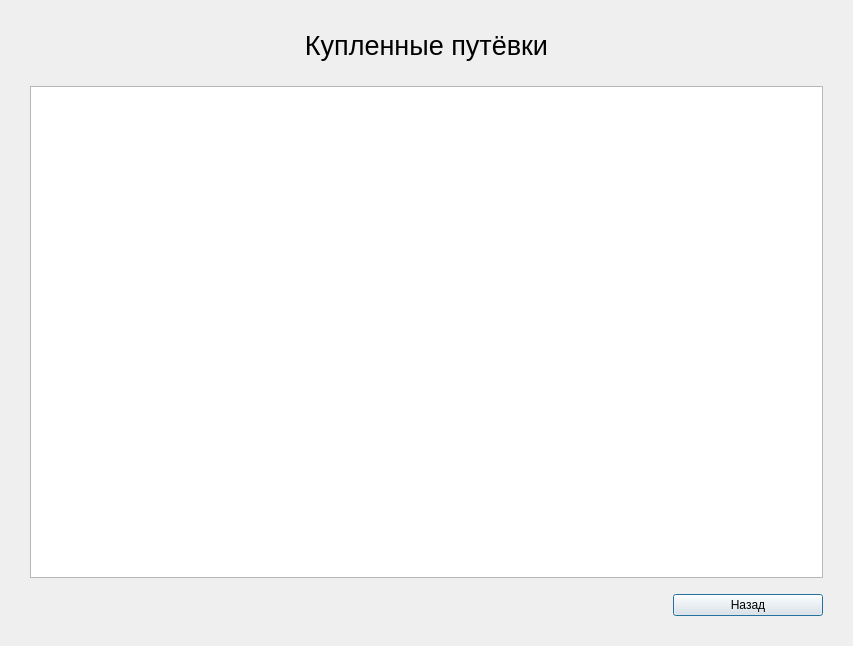
<?xml version="1.0" encoding="UTF-8"?>
<ui version="4.0">
 <class>MyTicketsWindow</class>
 <widget class="QDialog" name="MyTicketsWindow">
  <property name="geometry">
   <rect>
    <x>0</x>
    <y>0</y>
    <width>853</width>
    <height>646</height>
   </rect>
  </property>
  <property name="windowTitle">
   <string>Dialog</string>
  </property>
  <layout class="QVBoxLayout" name="verticalLayout">
   <property name="leftMargin">
    <number>30</number>
   </property>
   <property name="topMargin">
    <number>10</number>
   </property>
   <property name="rightMargin">
    <number>30</number>
   </property>
   <property name="bottomMargin">
    <number>30</number>
   </property>
   <item>
    <widget class="QLabel" name="label">
     <property name="minimumSize">
      <size>
       <width>0</width>
       <height>70</height>
      </size>
     </property>
     <property name="font">
      <font>
       <pointsize>20</pointsize>
      </font>
     </property>
     <property name="text">
      <string>Купленные путёвки</string>
     </property>
     <property name="alignment">
      <set>Qt::AlignCenter</set>
     </property>
    </widget>
   </item>
   <item>
    <widget class="QTableView" name="tableView"/>
   </item>
   <item>
    <spacer name="verticalSpacer">
     <property name="orientation">
      <enum>Qt::Vertical</enum>
     </property>
     <property name="sizeType">
      <enum>QSizePolicy::Fixed</enum>
     </property>
     <property name="sizeHint" stdset="0">
      <size>
       <width>20</width>
       <height>10</height>
      </size>
     </property>
    </spacer>
   </item>
   <item>
    <layout class="QHBoxLayout" name="horizontalLayout">
     <item>
      <spacer name="horizontalSpacer">
       <property name="orientation">
        <enum>Qt::Horizontal</enum>
       </property>
       <property name="sizeHint" stdset="0">
        <size>
         <width>40</width>
         <height>20</height>
        </size>
       </property>
      </spacer>
     </item>
     <item>
      <widget class="QPushButton" name="pushButton">
       <property name="minimumSize">
        <size>
         <width>150</width>
         <height>0</height>
        </size>
       </property>
       <property name="text">
        <string>Назад</string>
       </property>
      </widget>
     </item>
    </layout>
   </item>
  </layout>
 </widget>
 <resources/>
 <connections/>
</ui>
